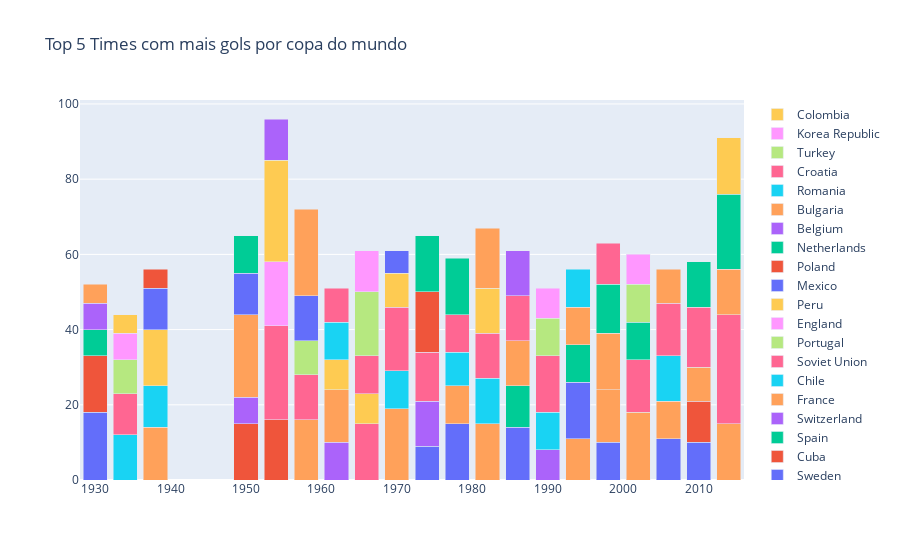

Here is the notebook cell this chart was saved with:
### Code cell
data = []
for team in top5['Country'].drop_duplicates().values:
    year = top5[top5['Country'] == team]['Year']
    goal = top5[top5['Country'] == team]['Goals']
    
    data.append(go.Bar(x = year, y = goal, name = team))
layout = go.Layout(barmode = 'stack', title = 'Top 5 Times com mais gols por copa do mundo', showlegend = True)

fig = go.Figure(data = data, layout = layout)
fig.show()

### Figure 1 — Plotly figure (JSON) as saved in the notebook; plotly's stock layout.template omitted (floating-point values rounded to 4 significant figures)
{"data": [{"name": "Argentina", "type": "bar", "x": [1930, 1974, 1978, 1986, 1998, 2006, 2010], "y": [18, 9, 15, 14, 10, 11, 10]}, {"name": "Uruguay", "type": "bar", "x": [1930, 1950, 1954, 2010], "y": [15, 15, 16, 11]}, {"name": "USA", "type": "bar", "x": [1930], "y": [7]}, {"name": "Yugoslavia", "type": "bar", "x": [1930, 1950, 1962, 1974, 1990], "y": [7, 7, 10, 12, 8]}, {"name": "Brazil", "type": "bar", "x": [1930, 1938, 1950, 1958, 1962, 1970, 1978, 1982, 1994, 1998, 2002, 2006, 2010, 2014], "y": [5, 14, 22, 16, 14, 19, 10, 15, 11, 14, 18, 10, 9, 15]}, {"name": "Italy", "type": "bar", "x": [1934, 1938, 1970, 1978, 1982, 1990, 2006], "y": [12, 11, 10, 9, 12, 10, 12]}, {"name": "Germany", "type": "bar", "x": [1934, 1954, 1958, 1966, 1970, 1974, 1978, 1982, 1990, 2002, 2006, 2010, 2014], "y": [11, 25, 12, 15, 17, 13, 10, 12, 15, 14, 14, 16, 29]}, {"name": "Czechoslovakia", "type": "bar", "x": [1934, 1958, 1990], "y": [9, 9, 10]}, {"name": "Austria", "type": "bar", "x": [1934, 1954], "y": [7, 17]}, {"name": "Hungary", "type": "bar", "x": [1934, 1938, 1954, 1962, 1966, 1982], "y": [5, 15, 27, 8, 8, 12]}, {"name": "Sweden", "type": "bar", "x": [1938, 1950, 1958, 1994], "y": [11, 11, 12, 15]}, {"name": "Cuba", "type": "bar", "x": [1938], "y": [5]}, {"name": "Spain", "type": "bar", "x": [1950, 1986, 1994, 2002], "y": [10, 11, 10, 10]}, {"name": "Switzerland", "type": "bar", "x": [1954], "y": [11]}, {"name": "France", "type": "bar", "x": [1958, 1982, 1986, 1998, 2006, 2014], "y": [23, 16, 12, 15, 9, 12]}, {"name": "Chile", "type": "bar", "x": [1962], "y": [10]}, {"name": "Soviet Union", "type": "bar", "x": [1962, 1966, 1986], "y": [9, 10, 12]}, {"name": "Portugal", "type": "bar", "x": [1966], "y": [17]}, {"name": "England", "type": "bar", "x": [1966, 1990], "y": [11, 8]}, {"name": "Peru", "type": "bar", "x": [1970], "y": [9]}, {"name": "Mexico", "type": "bar", "x": [1970], "y": [6]}, {"name": "Poland", "type": "bar", "x": [1974], "y": [16]}, {"name": "Netherlands", "type": "bar", "x": [1974, 1978, 1998, 2010, 2014], "y": [15, 15, 13, 12, 20]}, {"name": "Belgium", "type": "bar", "x": [1986], "y": [12]}, {"name": "Bulgaria", "type": "bar", "x": [1994], "y": [10]}, {"name": "Romania", "type": "bar", "x": [1994], "y": [10]}, {"name": "Croatia", "type": "bar", "x": [1998], "y": [11]}, {"name": "Turkey", "type": "bar", "x": [2002], "y": [10]}, {"name": "Korea Republic", "type": "bar", "x": [2002], "y": [8]}, {"name": "Colombia", "type": "bar", "x": [2014], "y": [15]}], "layout": {"barmode": "stack", "showlegend": true, "title": {"text": "Top 5 Times com mais gols por copa do mundo"}}}
